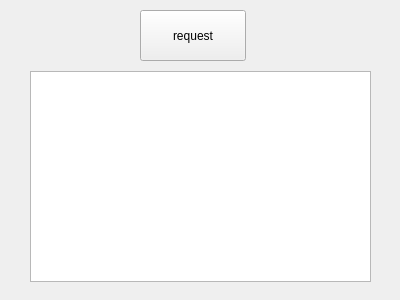
<?xml version="1.0" encoding="UTF-8"?>
<ui version="4.0">
 <class>Widget</class>
 <widget class="QWidget" name="Widget">
  <property name="geometry">
   <rect>
    <x>0</x>
    <y>0</y>
    <width>400</width>
    <height>300</height>
   </rect>
  </property>
  <property name="windowTitle">
   <string>Widget</string>
  </property>
  <widget class="QPushButton" name="pushButton">
   <property name="geometry">
    <rect>
     <x>140</x>
     <y>10</y>
     <width>106</width>
     <height>51</height>
    </rect>
   </property>
   <property name="text">
    <string>request</string>
   </property>
  </widget>
  <widget class="QTextBrowser" name="textBrowser">
   <property name="geometry">
    <rect>
     <x>30</x>
     <y>71</y>
     <width>341</width>
     <height>211</height>
    </rect>
   </property>
  </widget>
 </widget>
 <layoutdefault spacing="6" margin="11"/>
 <resources/>
 <connections/>
</ui>
